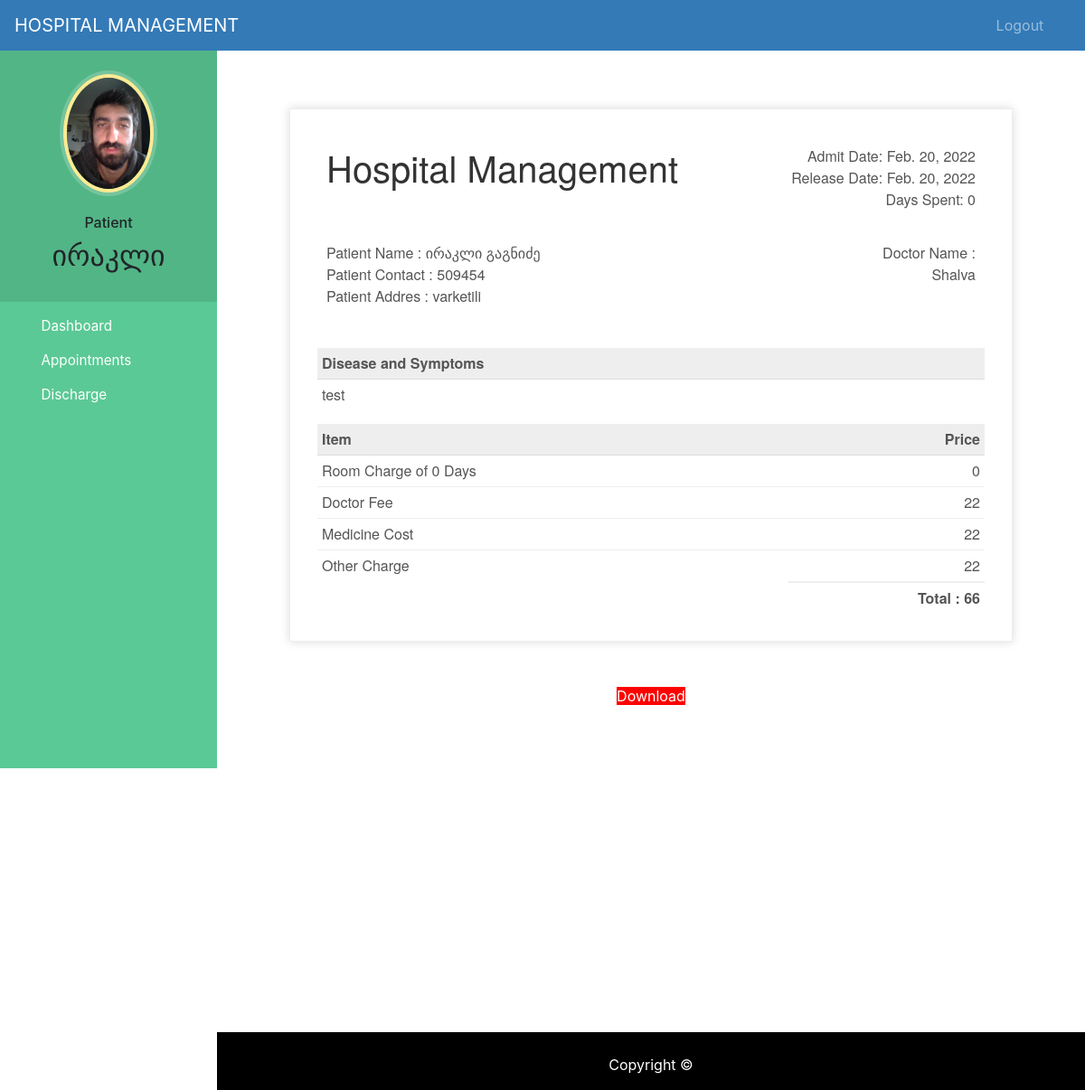
The page /patient-discharge (signed in) on the database its author committed.
### hospital/models.py (models this page shows, shortened)
class Patient(models.Model):
    user=models.OneToOneField(User,on_delete=models.CASCADE)
    profile_pic= models.ImageField(upload_to='profile_pic/PatientProfilePic/',null=True,blank=True)
    address = models.CharField(max_length=40)
    mobile = models.CharField(max_length=20,null=False)
    symptoms = models.CharField(max_length=100,null=False)
    gender 	= models.CharField(max_length=50,choices=gender,default='')
    birth_date = models.DateField('Date of Birth', null=True, blank=True)
    id_number = models.IntegerField(verbose_name='ID NUMBER',unique=True, null = True )
    insurance_company = models.TextField(max_length=500, blank=True)
    assignedDoctorId = models.PositiveIntegerField(null=True)
    admitDate=models.DateField(auto_now=True)
    status=models.BooleanField(default=False)
    date_joined	= models.DateTimeField(verbose_name='date joined', auto_now_add=True)
    last_login	= models.DateTimeField(verbose_name='last login', auto_now=True)
    @property
    def get_name(self):
        return self.user.first_name+" "+self.user.last_name
    def __str__(self):
        return self.user.first_name+" ("+self.symptoms+")"

class PatientDischargeDetails(models.Model):
    patientId=models.PositiveIntegerField(null=True)
    patientName=models.CharField(max_length=40)
    assignedDoctorName=models.CharField(max_length=40)
    address = models.CharField(max_length=40)
    mobile = models.CharField(max_length=20,null=True)
    symptoms = models.CharField(max_length=100,null=True)
    id_number = models.IntegerField(verbose_name='ID NUMBER',unique=True, null = True )
    gender 	= models.CharField(max_length=50,choices=gender,default='')
    insurance_company = models.TextField(max_length=500, blank=True)
    admitDate=models.DateField(null=False)
    releaseDate=models.DateField(null=False)
    daySpent=models.PositiveIntegerField(null=False)
    roomCharge=models.PositiveIntegerField(null=False)
    medicineCost=models.PositiveIntegerField(null=False)
    doctorFee=models.PositiveIntegerField(null=False)
    OtherCharge=models.PositiveIntegerField(null=False)
    total=models.PositiveIntegerField(null=False)

### hospital/views.py (the view)
# urls.py: path('patient-discharge', views.patient_discharge_view,name='patient-discharge'),
@login_required(login_url='patientlogin')
@user_passes_test(is_patient)
def patient_discharge_view(request):
    patient=models.Patient.objects.get(user_id=request.user.id) #for profile picture of patient in sidebar
    dischargeDetails=models.PatientDischargeDetails.objects.all().filter(patientId=patient.id).order_by('-id')[:1]
    patientDict=None
    if dischargeDetails:
        patientDict ={
        'is_discharged':True,
        'patient':patient,
        'patientId':patient.id,
        'patientName':patient.get_name,
        'assignedDoctorName':dischargeDetails[0].assignedDoctorName,
        'address':patient.address,
        'mobile':patient.mobile,
        'symptoms':patient.symptoms,
        'admitDate':patient.admitDate,
        'releaseDate':dischargeDetails[0].releaseDate,
        'daySpent':dischargeDetails[0].daySpent,
        'medicineCost':dischargeDetails[0].medicineCost,
        'roomCharge':dischargeDetails[0].roomCharge,
        'doctorFee':dischargeDetails[0].doctorFee,
        'OtherCharge':dischargeDetails[0].OtherCharge,
        'total':dischargeDetails[0].total,
        }
        print(patientDict)
    else:
        patientDict={
            'is_discharged':False,
            'patient':patient,
            'patientId':request.user.id,
        }
    return render(request,'hospital/patient_discharge.html',context=patientDict)

### hospital/views.py (called while the page is built)
def is_patient(user):
    return user.groups.filter(name='PATIENT').exists()

### templates/hospital/patient_discharge.html (shortened to what this page needs)
{% extends 'hospital/patient_base.html' %}
{% load static %}
{% block content %}
<head>
</head>
<br><br><br>
{%if is_discharged%}
<div class="invoice-box">
  <table cellpadding="0" cellspacing="0">
    <tr class="top">
      <td colspan="2">
        <table>
          <tr>
            <td class="title">
              <h1>Hospital Management</h1>
            </td>
            <td>
              Admit Date: {{admitDate}}<br>
              Release Date: {{releaseDate}}<br>
              Days Spent: {{daySpent}}
            </td>
          </tr>
        </table>
      </td>
    </tr>
    <tr class="information">
      <td colspan="2">
        <table>
          <tr>
            <td>
              Patient Name : {{patientName}}<br>
              Patient Contact : {{mobile}}<br>
              Patient Addres : {{address}}<br>
            </td>
            <td>
              Doctor Name :<br>
              {{assignedDoctorName}}<br>
            </td>
          </tr>
        </table>
      </td>
    </tr>
    <tr class="heading">
      <td>
        Disease and Symptoms
      </td>
      <td>
      </td>
    </tr>
    <tr class="details">
      <td>
        {{symptoms}}
      </td>
    </tr>
    <tr class="heading">
      <td>
        Item
      </td>
      <td>
        Price
      </td>
    </tr>
    <tr class="item">
      <td>
        Room Charge of {{daySpent}} Days
      </td>
      <td>
        {{roomCharge}}
      </td>
    </tr>
    <tr class="item">
      <td>
        Doctor Fee
      </td>
      <td>
        {{doctorFee}}
      </td>
    </tr>
    <tr class="item">
      <td>
        Medicine Cost
      </td>
      <td>
        {{medicineCost}}
      </td>
    </tr>
    <tr class="item last">
      <td>
        Other Charge
      </td>
      <td>
        {{OtherCharge}}
      </td>
    </tr>
    <tr class="total">
      <td></td>
      <td>
        Total : {{total}}
      </td>
    </tr>
  </table>
</div>
<br><br>
<div class="download">
  <a style="background:red; width:500px;" href="{% url 'download-pdf' patientId  %}">Download</a>
</div>
{%else%}
<h5 style="text-align:center;">You Are Not Discharged By Hospital !</h5>
<br><br>
<h6 style="text-align:center;">You Can Download Invoice after getting discharged.</h6>
{%endif%}
<br><br><br><br><br><br><br><br>
{% endblock content %}

### templates/hospital/patient_base.html (shortened to what this page needs)
<!DOCTYPE html>
{% load static %}
<html lang="en">
<head>
  <link rel="stylesheet" href="https://stackpath.bootstrapcdn.com/bootstrap/4.3.1/css/bootstrap.min.css">
  <link rel="stylesheet" href="https://maxcdn.bootstrapcdn.com/font-awesome/4.7.0/css/font-awesome.min.css">
</head>
<body>
  <nav class="menu" tabindex="0">
    <header class="avatar">
      <img src="{% static patient.profile_pic.url %}" alt="Profile Pic" />
      <br><br>
      <h6>Patient</h6>
      <h2>{{request.user.first_name}}</h2>
    </header>
    <ul>
      <li tabindex="0" class="icon-dashboard"> <a style="color:white; text-decoration:none;" href="/patient-dashboard"><span>Dashboard</span></a> </li>
      <li tabindex="0" class="icon-calendar"> <a style="color:white; text-decoration:none;" href="/patient-appointment"><span>Appointments</span></a></li>
      <li tabindex="0" class="icon-users"> <a style="color:white; text-decoration:none;" href="/patient-discharge"><span>Discharge</span></a></li>
    </ul>
  </nav>
  <main>
    <div class="bs-example">
      <nav class="navbar navbar-expand-md  navbar-dark fixed-top" style="background:#337AB7;">
        <a href="/patient-dashboard" class="navbar-brand">HOSPITAL MANAGEMENT</a>
        <div class="collapse navbar-collapse justify-content-between" id="navbarCollapse">
          <div class="navbar-nav" style=" margin-left: 90%;">
            <a href="/logout" class="nav-item nav-link">Logout</a>
          </div>
        </div>
      </nav>
    </div>
    <br><br>
    {% block content %}
    {% endblock content %}
    <br><br><br><br><br><br><br>
    <footer>
      <br>
      <div class="container">
        <div class="row">
          <div class="col-md-12 col-sm-12">
            <div style="color:#ffffff;" class="wow fadeInUp footer-copyright">
              <p>
                Copyright &copy;  </p>
            </div>
          </div>
        </div>
      </div>
    </footer>
  </main>
</body>
</html>

### templates/hospital/patient_base.html (style rules this page uses)
a:link { text-decoration: none; }
a { color: white; }
footer { padding: 0px 0px 0px 0px; background-color: black; margin: 0px; }
p { text-align: center; }
body { padding-left: 240px; }
main { position: relative; height: 100vh; }
.menu { background: #5bc995; height: 100vh; width: 240px; position: fixed; top: 0px; left: 0; z-index: 5; outline: none; }
.menu .avatar { background: rgba(0, 0, 0, 0.1); padding: 2em 0.5em; text-align: center; }
.menu .avatar img { width: 100px; border-radius: 50%; overflow: hidden; border: 4px solid #ffea92; box-shadow: 0 0 0 4px rgba(255, 255, 255, 0.2); }
.menu .avatar h2 { font-weight: normal; margin-bottom: 0; }
.menu ul { list-style: none; padding: 0.5em 0; margin: 0; }
.menu ul li { padding: 0.5em 1em 0.5em 3em; font-size: 0.95em; font-weight: regular; background-repeat: no-repeat; background-position: left 15px center; background-size: auto 20px; transition: all 0.15s linear; cursor: pointer; }
.menu ul li.icon-dashboard { background-image: url("http://www.entypo.com/images//gauge.svg"); }
.menu ul li.icon-users { background-image: url("http://www.entypo.com/images//users.svg"); }
.menu ul li.icon-calendar { background-image: url("http://www.entypo.com/images//calendar.svg"); }

### templates/hospital/patient_discharge.html (style rules this page uses)
.invoice-box { max-width: 800px; margin: auto; padding: 30px; border: 1px solid #eee; box-shadow: 0 0 10px rgba(0, 0, 0, .15); font-size: 16px; line-height: 24px; font-family: 'Helvetica Neue', 'Helvetica', Helvetica, Arial, sans-serif; color: #555; }
.invoice-box table { width: 100%; line-height: inherit; text-align: left; }
.invoice-box table td { padding: 5px; vertical-align: top; }
.invoice-box table tr td:nth-child(2) { text-align: right; }
.invoice-box table tr.top table td { padding-bottom: 20px; }
.invoice-box table tr.top table td.title { font-size: 45px; line-height: 45px; color: #333; }
.invoice-box table tr.information table td { padding-bottom: 40px; }
.invoice-box table tr.heading td { background: #eee; border-bottom: 1px solid #ddd; font-weight: bold; }
.invoice-box table tr.details td { padding-bottom: 20px; }
.invoice-box table tr.item td { border-bottom: 1px solid #eee; }
.invoice-box table tr.item.last td { border-bottom: none; }
.invoice-box table tr.total td:nth-child(2) { border-top: 2px solid #eee; font-weight: bold; }
.menu { top: 50px; }
.download { text-align: center; display: block; }

### rows shown on the page
Patient: profile_pic (picture), admitDate "Feb. 20, 2022", mobile "509454", address "varketili", symptoms "test"
PatientDischargeDetails: releaseDate "Feb. 20, 2022", patientName "ირაკლი გაგნიძე", assignedDoctorName "Shalva"

### other values the page prints
{{ request.user.first_name }} "ირაკლი"
{{ daySpent }} "0"
{{ roomCharge }} "0"
{{ doctorFee }} "22"
{{ medicineCost }} "22"
{{ OtherCharge }} "22"
{{ total }} "66"
